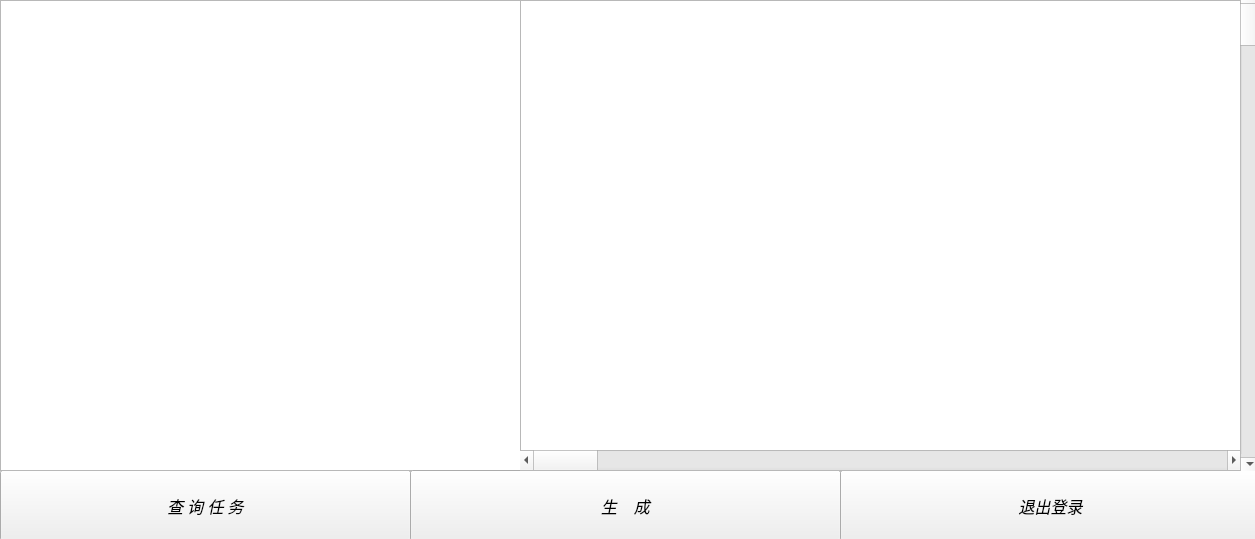
<?xml version="1.0" encoding="UTF-8"?>
<ui version="4.0">
 <class>putong</class>
 <widget class="QWidget" name="putong">
  <property name="geometry">
   <rect>
    <x>0</x>
    <y>0</y>
    <width>1255</width>
    <height>539</height>
   </rect>
  </property>
  <property name="windowTitle">
   <string>Form</string>
  </property>
  <widget class="QPushButton" name="pushButton_chaxun">
   <property name="geometry">
    <rect>
     <x>0</x>
     <y>470</y>
     <width>411</width>
     <height>71</height>
    </rect>
   </property>
   <property name="font">
    <font>
     <family>得意黑</family>
     <pointsize>12</pointsize>
     <italic>true</italic>
    </font>
   </property>
   <property name="text">
    <string>查 询 任 务</string>
   </property>
  </widget>
  <widget class="QPushButton" name="pushButton_tuichu">
   <property name="geometry">
    <rect>
     <x>840</x>
     <y>470</y>
     <width>421</width>
     <height>71</height>
    </rect>
   </property>
   <property name="font">
    <font>
     <family>得意黑</family>
     <pointsize>12</pointsize>
     <italic>true</italic>
    </font>
   </property>
   <property name="text">
    <string>退出登录</string>
   </property>
  </widget>
  <widget class="QTableView" name="tableView">
   <property name="geometry">
    <rect>
     <x>0</x>
     <y>0</y>
     <width>521</width>
     <height>471</height>
    </rect>
   </property>
  </widget>
  <widget class="QPushButton" name="pushButton_shengcheng">
   <property name="geometry">
    <rect>
     <x>410</x>
     <y>470</y>
     <width>431</width>
     <height>71</height>
    </rect>
   </property>
   <property name="font">
    <font>
     <family>得意黑</family>
     <pointsize>12</pointsize>
     <italic>true</italic>
    </font>
   </property>
   <property name="text">
    <string>生    成</string>
   </property>
  </widget>
  <widget class="QGraphicsView" name="graphicsView">
   <property name="geometry">
    <rect>
     <x>520</x>
     <y>0</y>
     <width>741</width>
     <height>471</height>
    </rect>
   </property>
  </widget>
  <widget class="QScrollBar" name="horizontalScrollBar">
   <property name="geometry">
    <rect>
     <x>520</x>
     <y>450</y>
     <width>721</width>
     <height>20</height>
    </rect>
   </property>
   <property name="orientation">
    <enum>Qt::Horizontal</enum>
   </property>
  </widget>
  <widget class="QScrollBar" name="verticalScrollBar">
   <property name="geometry">
    <rect>
     <x>1240</x>
     <y>-10</y>
     <width>20</width>
     <height>481</height>
    </rect>
   </property>
   <property name="orientation">
    <enum>Qt::Vertical</enum>
   </property>
  </widget>
 </widget>
 <resources/>
 <connections/>
</ui>
